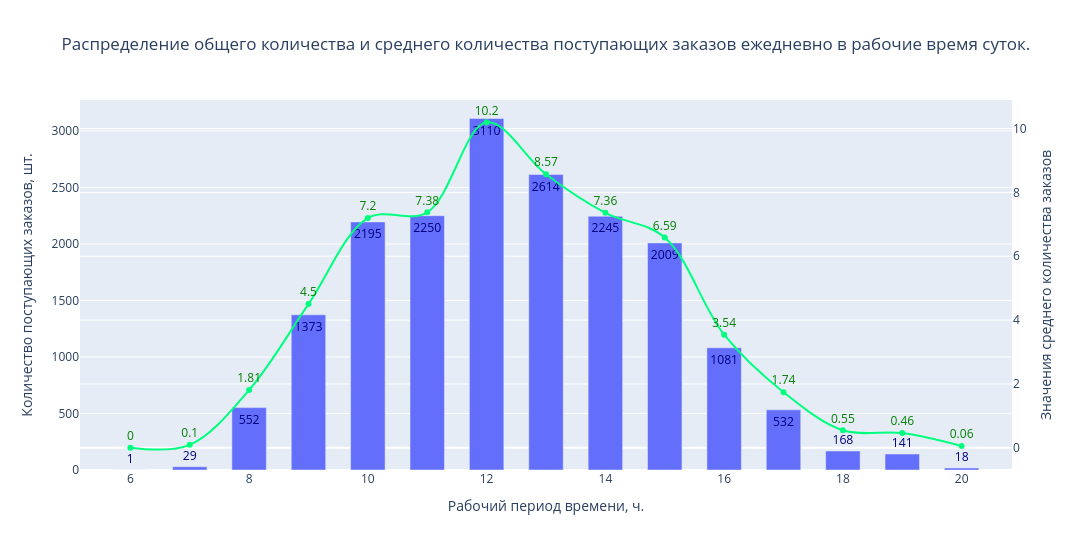

Notebook source saved alongside this figure:
### Markdown cell above
*Как можно заметить по коэффициенту сезонности исходя из всех продаж: высокий сезон начинается чуть позже начала августа значение коэффициента больше 1. Следовательно эффективные продажи (выше среднего за период) начинаются только с августа.*

*Да существуют и продажи в других странах с несколько иным характером, где продажи находятся дольше за границей значения 1 (например, Нидерланды, Австралия и другие), но у них и круче спады в продажах и самих продаж намного меньше лидера. Огромная часть продаж осуществляется в Великобритании, поэтому и поведение коэффициента сезонности всей компании почти одинаково с поведением коэффициента сезонности Великобритании.*

Теперь займемся анализом наиболее загруженных часов в рабочем дне.

### Code cell
# Создадим датафрейм для построения диаграммы распределения количества ежедневно поступающих заказов от времени суток.
data_average_number = data_with_timestamps.groupby(by=['hour'], as_index=False)['InvoiceNo'].nunique()
average_number = data_with_timestamps.groupby(by=['date', 'hour'])['InvoiceNo'].nunique().unstack().fillna(0).mean()
#display(data_with_timestamps.groupby(by=['date', 'hour'])['InvoiceNo'].nunique().unstack().fillna(0).mean().to_frame())
#display(pd.DataFrame(data_with_timestamps.groupby(by=['hour', 'date'], as_index=False)['InvoiceNo'].nunique().pivot_table(index='hour', columns='date', values = 'InvoiceNo', fill_value=0).mean(axis=1)))
data_average_number.loc[:,'average_number']=average_number.values
display(data_average_number)

# Теперь построим диаграмму распределения количества ежедневно поступающих заказов от времени суток и кривую среднего количества ежедневно поступающих заказов
diag_barplot = px.bar(data_frame = data_average_number, x='hour', y='InvoiceNo', 
             barmode='stack', #color='InvoiceNo',
             text='InvoiceNo',
             title="Распределение общего количества и среднего количества поступающих заказов ежедневно в рабочие время суток.", 
             #pattern_shape='hour'.index, pattern_shape_sequence=["/", "x", "\\", "+"],
             labels={'InvoiceNo':'Количество поступающих заказов, шт.', 'hour':'Рабочий период времени, ч.'},
             height =550, width = 1300,)
diag_barplot.update_layout( uniformtext_minsize=3, uniformtext_mode='show', title_xanchor='center', title_x=0.5) # настраиваем подпись на столбцах диаграммы и заголовок диаграммы
diag_barplot.update_layout( legend=dict( font = dict(size= 12), borderwidth=0.5, orientation= 'h', x= 0.5, y= -0.27,  
                               xanchor= 'center', yanchor= 'bottom')) # настраиваем легенду
#fig.update_traces(showlegend=False)  #Отключаем легенду
#fig.update_yaxes(visible=True, showticklabels=False)
diag_barplot.update_traces(width=0.58, textfont_size=13,  textposition = "auto", textangle =0, textfont_color='navy') # настраиваем ширину столбцов диаграммы и подписи на ней
diag_barplot.update_xaxes(side = 'bottom') # место подписи на оси x
diag_barplot.add_trace(px.line(data_frame = data_average_number, x='hour', \
    y='average_number', color_discrete_sequence= ['springgreen'], line_shape = 'spline', text=data_average_number['average_number'].round(2))# line_dash_sequence=['dashdot'])\
    .update_traces(hovertemplate='Среднее количество поступающих заказов ежедневно: %{y}<br>в %{x} ч.')
    .update_traces(yaxis="y3", name="Среднее количество заказов", textfont_color='green', textposition = "top center", textfont_size=12).data[0])\
    .update_layout(yaxis3={"overlaying": "y", "side": "right", "title_text":"Значения среднего количества заказов"}, showlegend=True,)

### Figure 1 — Plotly figure (JSON) as saved in the notebook; plotly's stock layout.template omitted (floating-point values rounded to 4 significant figures)
{"data": [{"hovertemplate": "Рабочий период времени, ч.=%{x}<br>Количество поступающих заказов, шт.=%{text}<extra></extra>", "legendgroup": "", "marker": {"color": "#636efa", "pattern": {"shape": ""}}, "name": "", "orientation": "v", "showlegend": false, "text": [1.0, 29.0, 552.0, 1373.0, 2195.0, 2250.0, 3110.0, 2614.0, 2245.0, 2009.0, 1081.0, 532.0, 168.0, 141.0, 18.0], "textangle": 0, "textfont": {"color": "navy", "size": 13}, "textposition": "auto", "type": "bar", "width": 0.58, "x": [6, 7, 8, 9, 10, 11, 12, 13, 14, 15, 16, 17, 18, 19, 20], "xaxis": "x", "y": [1, 29, 552, 1373, 2195, 2250, 3110, 2614, 2245, 2009, 1081, 532, 168, 141, 18], "yaxis": "y"}, {"hovertemplate": "Среднее количество поступающих заказов ежедневно: %{y}<br>в %{x} ч.", "legendgroup": "", "line": {"color": "springgreen", "dash": "solid", "shape": "spline"}, "marker": {"symbol": "circle"}, "mode": "lines+markers+text", "name": "Среднее количество заказов", "orientation": "v", "showlegend": false, "text": [0.0, 0.1, 1.81, 4.5, 7.2, 7.38, 10.2, 8.57, 7.36, 6.59, 3.54, 1.74, 0.55, 0.46, 0.06], "textfont": {"color": "green", "size": 12}, "textposition": "top center", "type": "scatter", "x": [6, 7, 8, 9, 10, 11, 12, 13, 14, 15, 16, 17, 18, 19, 20], "xaxis": "x", "y": [0.003279, 0.09508, 1.81, 4.502, 7.197, 7.377, 10.2, 8.57, 7.361, 6.587, 3.544, 1.744, 0.5508, 0.4623, 0.05902], "yaxis": "y3"}], "layout": {"barmode": "stack", "height": 550, "legend": {"borderwidth": 0.5, "font": {"size": 12}, "orientation": "h", "tracegroupgap": 0, "x": 0.5, "xanchor": "center", "y": -0.27, "yanchor": "bottom"}, "showlegend": true, "title": {"text": "Распределение общего количества и среднего количества поступающих заказов ежедневно в рабочие время суток.", "x": 0.5, "xanchor": "center"}, "uniformtext": {"minsize": 3, "mode": "show"}, "width": 1300, "xaxis": {"anchor": "y", "domain": [0, 1], "side": "bottom", "title": {"text": "Рабочий период времени, ч."}}, "yaxis": {"anchor": "x", "domain": [0, 1], "title": {"text": "Количество поступающих заказов, шт."}}, "yaxis3": {"overlaying": "y", "side": "right", "title": {"text": "Значения среднего количества заказов"}}}}
